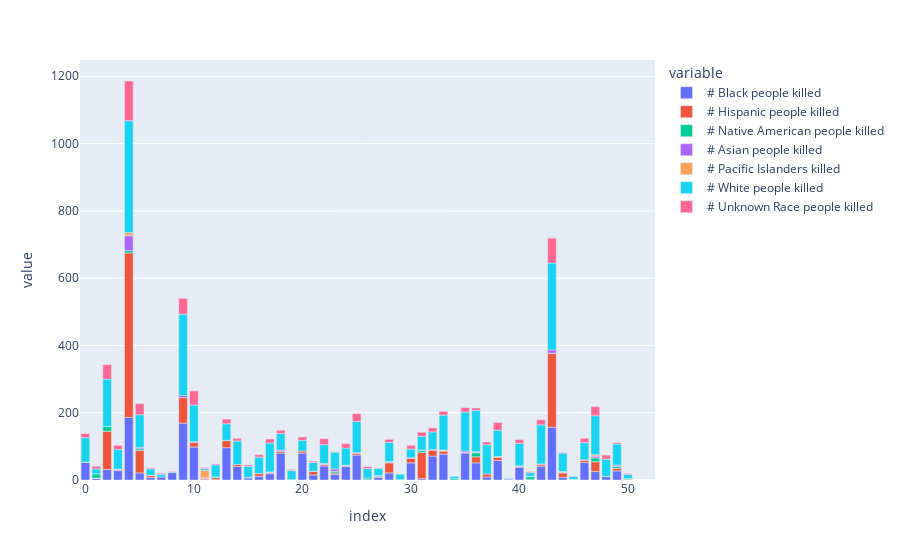

The cell this chart's notebook holds for it:
### Code cell
race_dist = state_killings.iloc[:,6:13]

fig = px.bar(race_dist)
fig.show()

### Figure 1 — Plotly figure (JSON) as saved in the notebook; plotly's stock layout.template omitted (floating-point values rounded to 4 significant figures)
{"data": [{"alignmentgroup": "True", "hovertemplate": "variable=# Black people killed<br>index=%{x}<br>value=%{y}<extra></extra>", "legendgroup": "# Black people killed", "marker": {"color": "#636efa"}, "name": "# Black people killed", "offsetgroup": "# Black people killed", "orientation": "v", "showlegend": true, "textposition": "auto", "type": "bar", "x": [0, 1, 2, 3, 4, 5, 6, 7, 8, 9, 10, 11, 12, 13, 14, 15, 16, 17, 18, 19, 20, 21, 22, 23, 24, 25, 26, 27, 28, 29, 30, 31, 32, 33, 34, 35, 36, 37, 38, 39, 40, 41, 42, 43, 44, 45, 46, 47, 48, 49, 50, 51, 52], "xaxis": "x", "y": [52, 5, 31, 28, 186, 21, 7, 9, 23, 169, 98, 1, 1, 96, 40, 6, 11, 19, 80, 1, 80, 15, 42, 17, 41, 74, null, 8, 21, null, 51, 4, 71, 77, null, 80, 51, 9, 58, 3, 38, null, 41, 157, 8, null, 52, 25, 10, 27, null, null, null], "yaxis": "y"}, {"alignmentgroup": "True", "hovertemplate": "variable=# Hispanic people killed<br>index=%{x}<br>value=%{y}<extra></extra>", "legendgroup": "# Hispanic people killed", "marker": {"color": "#EF553B"}, "name": "# Hispanic people killed", "offsetgroup": "# Hispanic people killed", "orientation": "v", "showlegend": true, "textposition": "auto", "type": "bar", "x": [0, 1, 2, 3, 4, 5, 6, 7, 8, 9, 10, 11, 12, 13, 14, 15, 16, 17, 18, 19, 20, 21, 22, 23, 24, 25, 26, 27, 28, 29, 30, 31, 32, 33, 34, 35, 36, 37, 38, 39, 40, 41, 42, 43, 44, 45, 46, 47, 48, 49, 50, 51, 52], "xaxis": "x", "y": [null, 1, 114, 3, 489, 67, 6, null, null, 76, 13, 4, 6, 21, 6, 2, 8, 3, 5, null, 6, 10, 4, 4, 1, 5, 1, 3, 30, 1, 14, 78, 18, 9, null, 2, 18, 9, 10, 1, 2, 1, 5, 219, 13, 1, 7, 29, null, 8, 2, null, null], "yaxis": "y"}, {"alignmentgroup": "True", "hovertemplate": "variable=# Native American people killed<br>index=%{x}<br>value=%{y}<extra></extra>", "legendgroup": "# Native American people killed", "marker": {"color": "#00cc96"}, "name": "# Native American people killed", "offsetgroup": "# Native American people killed", "orientation": "v", "showlegend": true, "textposition": "auto", "type": "bar", "x": [0, 1, 2, 3, 4, 5, 6, 7, 8, 9, 10, 11, 12, 13, 14, 15, 16, 17, 18, 19, 20, 21, 22, 23, 24, 25, 26, 27, 28, 29, 30, 31, 32, 33, 34, 35, 36, 37, 38, 39, 40, 41, 42, 43, 44, 45, 46, 47, 48, 49, 50, 51, 52], "xaxis": "x", "y": [null, 12, 14, null, 7, 5, null, null, null, null, null, null, 2, null, null, null, null, 1, null, null, null, null, null, 5, 1, null, 5, 2, 2, null, null, 6, null, 1, 4, null, 12, null, 1, null, null, 9, null, 1, 2, 1, null, 12, null, 5, 2, null, null], "yaxis": "y"}, {"alignmentgroup": "True", "hovertemplate": "variable=# Asian people killed<br>index=%{x}<br>value=%{y}<extra></extra>", "legendgroup": "# Asian people killed", "marker": {"color": "#ab63fa"}, "name": "# Asian people killed", "offsetgroup": "# Asian people killed", "orientation": "v", "showlegend": true, "textposition": "auto", "type": "bar", "x": [0, 1, 2, 3, 4, 5, 6, 7, 8, 9, 10, 11, 12, 13, 14, 15, 16, 17, 18, 19, 20, 21, 22, 23, 24, 25, 26, 27, 28, 29, 30, 31, 32, 33, 34, 35, 36, 37, 38, 39, 40, 41, 42, 43, 44, 45, 46, 47, 48, 49, 50, 51, 52], "xaxis": "x", "y": [1, null, null, 1, 44, 4, 1, null, null, 6, 3, 2, null, 1, null, null, null, 1, 4, null, null, 1, 2, 7, 1, null, null, null, 2, null, 1, 1, 1, 1, null, 4, 2, null, 1, null, 2, 1, 2, 10, null, null, 1, 5, 1, 4, null, null, null], "yaxis": "y"}, {"alignmentgroup": "True", "hovertemplate": "variable=# Pacific Islanders killed<br>index=%{x}<br>value=%{y}<extra></extra>", "legendgroup": "# Pacific Islanders killed", "marker": {"color": "#FFA15A"}, "name": "# Pacific Islanders killed", "offsetgroup": "# Pacific Islanders killed", "orientation": "v", "showlegend": true, "textposition": "auto", "type": "bar", "x": [0, 1, 2, 3, 4, 5, 6, 7, 8, 9, 10, 11, 12, 13, 14, 15, 16, 17, 18, 19, 20, 21, 22, 23, 24, 25, 26, 27, 28, 29, 30, 31, 32, 33, 34, 35, 36, 37, 38, 39, 40, 41, 42, 43, 44, 45, 46, 47, 48, 49, 50, 51, 52], "xaxis": "x", "y": [null, null, null, null, 9, null, null, null, null, null, null, 22, null, null, null, null, null, null, null, null, null, null, 1, null, null, 2, null, null, null, null, null, null, null, 1, null, null, 1, null, null, null, null, null, null, null, 2, null, null, 4, null, null, null, null, null], "yaxis": "y"}, {"alignmentgroup": "True", "hovertemplate": "variable=# White people killed<br>index=%{x}<br>value=%{y}<extra></extra>", "legendgroup": "# White people killed", "marker": {"color": "#19d3f3"}, "name": "# White people killed", "offsetgroup": "# White people killed", "orientation": "v", "showlegend": true, "textposition": "auto", "type": "bar", "x": [0, 1, 2, 3, 4, 5, 6, 7, 8, 9, 10, 11, 12, 13, 14, 15, 16, 17, 18, 19, 20, 21, 22, 23, 24, 25, 26, 27, 28, 29, 30, 31, 32, 33, 34, 35, 36, 37, 38, 39, 40, 41, 42, 43, 44, 45, 46, 47, 48, 49, 50, 51, 52], "xaxis": "x", "y": [73, 15, 141, 59, 333, 97, 19, 8, 1, 242, 109, 5, 36, 49, 70, 33, 49, 86, 49, 27, 32, 26, 56, 50, 51, 93, 28, 22, 57, 16, 26, 41, 53, 104, 7, 116, 123, 87, 78, 2, 67, 11, 116, 258, 55, 9, 51, 116, 51, 63, 12, null, null], "yaxis": "y"}, {"alignmentgroup": "True", "hovertemplate": "variable=# Unknown Race people killed<br>index=%{x}<br>value=%{y}<extra></extra>", "legendgroup": "# Unknown Race people killed", "marker": {"color": "#FF6692"}, "name": "# Unknown Race people killed", "offsetgroup": "# Unknown Race people killed", "orientation": "v", "showlegend": true, "textposition": "auto", "type": "bar", "x": [0, 1, 2, 3, 4, 5, 6, 7, 8, 9, 10, 11, 12, 13, 14, 15, 16, 17, 18, 19, 20, 21, 22, 23, 24, 25, 26, 27, 28, 29, 30, 31, 32, 33, 34, 35, 36, 37, 38, 39, 40, 41, 42, 43, 44, 45, 46, 47, 48, 49, 50, 51, 52], "xaxis": "x", "y": [12, 8, 43, 12, 118, 33, 3, 3, 2, 47, 42, 3, 3, 14, 8, 4, 7, 12, 10, 3, 10, 4, 18, 1, 13, 23, 6, 1, 9, null, 11, 12, 12, 11, null, 13, 7, 8, 23, null, 11, 3, 15, 74, 2, 1, 13, 27, 12, 4, 3, null, null], "yaxis": "y"}], "layout": {"barmode": "relative", "legend": {"title": {"text": "variable"}, "tracegroupgap": 0}, "margin": {"t": 60}, "xaxis": {"anchor": "y", "domain": [0, 1], "title": {"text": "index"}}, "yaxis": {"anchor": "x", "domain": [0, 1], "title": {"text": "value"}}}}
